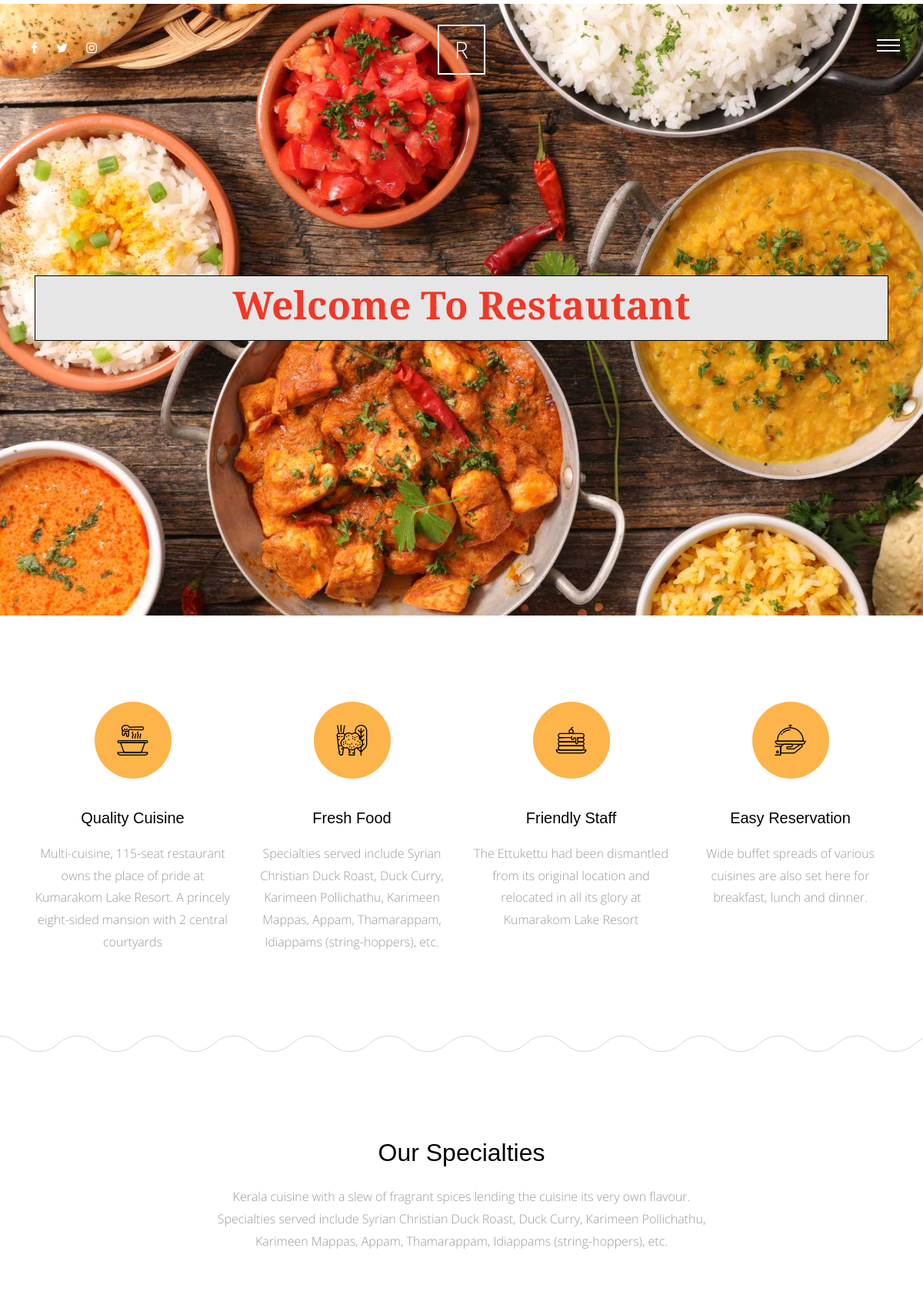
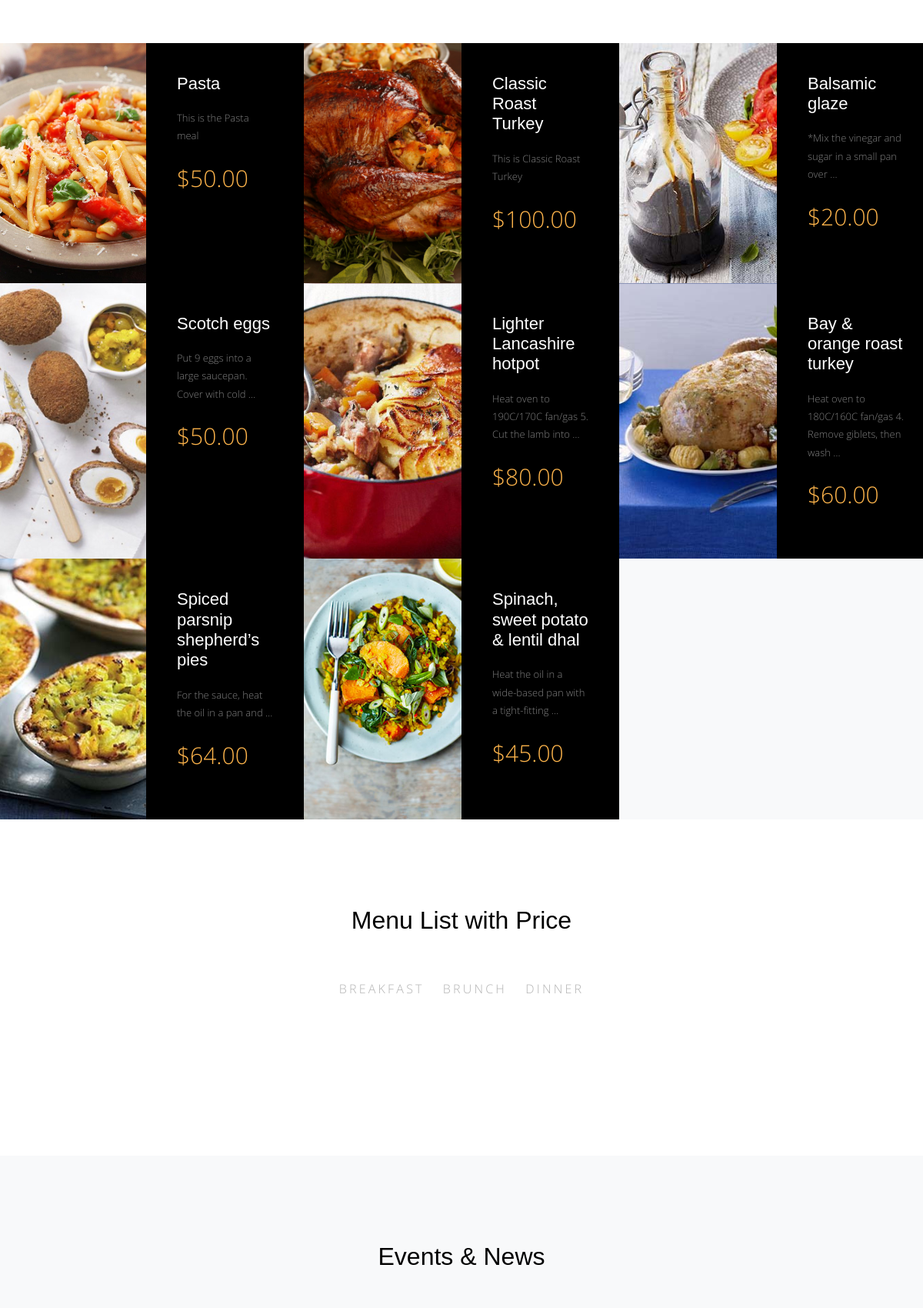
The page / (upper part) on the database its author committed (2 pictures, top to bottom).
### meals/models.py (models this page shows, shortened)
class Meals(models.Model):
    name = models.CharField(max_length=200)
    desc = models.TextField(max_length=500)
    category = models.ForeignKey('Category', on_delete=models.SET_NULL, null=True)
    people = models.IntegerField()
    price = models.DecimalField(max_digits=5,decimal_places=2)
    preperation_time = models.IntegerField()
    image = models.ImageField(upload_to='meals/')
    slug = models.SlugField(blank=True,null=True)
    class Meta:
        verbose_name = 'meal'
        verbose_name_plural = 'meals'

class Category(models.Model):
    name = models.CharField(max_length=30)
    class Meta:
        verbose_name = 'category'
        verbose_name_plural = 'categories'
    def __str__(self):
        return self.name

### home/views.py (the view)
# urls.py: path('', views.home_page, name='home'),
def home_page(request):
    meals = Meals.objects.all()
    meal_list = Meals.objects.all()
    categories = Category.objects.all()
    post = Post.objects.all()
    why_choose_us = Why_Choose_us.objects.all()
    latest_post = Post.objects.last()
    context = {
        'meals':meals,
        'meal_list': meal_list,
        'categories': categories,
        'posts': post,
        'latest_post': latest_post,
        'why_choose_us': why_choose_us,
    }
    return render (request, 'home/index.html', context )

### home/templates/home/index.html (shortened to what this page needs)
{% extends 'base.html' %}
{% load static %}
{% block body %}
      <div class="main-wrap">
        <div class="cover_1">
          <div class="img_bg" style="background-image: url({% static 'site_static/img/slider-1.jpg' %})" data-stellar-background-ratio="0.5">
            <div class="container">
              <div class="row align-items-center">
                <div class="col-md-12" data-aos="fade-up">
                    <div class="background">
                      <div class="transbox" >
                          <h2 class="heading">Welcome To Restautant</h2>
                      </div>
                    </div>
                </div>
              </div>
            </div>
          </div>
        </div>
        <div class="section services-section">
          <div class="container">
            <div class="row">
              <div class="col-md-6 col-lg-3" data-aos="fade-up">
                <div class="media feature-icon d-block text-center">
                  <div class="icon">
                    <span class="flaticon-soup"></span>
                  </div>
                  <div class="media-body">
                    <h3>Quality Cuisine</h3>
                    <p> Multi-cuisine, 115-seat restaurant owns the place of pride at Kumarakom Lake Resort. A princely eight-sided mansion with 2 central courtyards</p>
                  </div>
                </div>
              </div>
              <div class="col-md-6 col-lg-3" data-aos="fade-up" data-aos-delay="100">
                <div class="media feature-icon d-block text-center">
                  <div class="icon">
                    <span class="flaticon-vegetables"></span>
                  </div>
                  <div class="media-body">
                    <h3>Fresh Food</h3>
                    <p> Specialties served include Syrian Christian Duck Roast, Duck Curry, Karimeen Pollichathu, Karimeen Mappas, Appam, Thamarappam, Idiappams (string-hoppers), etc.</p>
                  </div>
                </div>
              </div>
              <div class="col-md-6 col-lg-3" data-aos="fade-up" data-aos-delay="300">
                <div class="media feature-icon d-block text-center">
                  <div class="icon">
                    <span class="flaticon-pancake"></span>
                  </div>
                  <div class="media-body">
                    <h3>Friendly Staff</h3>
                    <p>The Ettukettu had been dismantled from its original location and relocated in all its glory at Kumarakom Lake Resort</p>
                  </div>
                </div>
              </div>
              <div class="col-md-6 col-lg-3" data-aos="fade-up" data-aos-delay="500">
                <div class="media feature-icon d-block text-center">
                  <div class="icon">
                    <span class="flaticon-tray"></span>
                  </div>
                  <div class="media-body">
                    <h3>Easy Reservation</h3>
                    <p>Wide buffet spreads of various cuisines are also set here for breakfast, lunch and dinner.</p>
                  </div>
                </div>
              </div>
            </div>
          </div>
        </div>
        <div class="section">
          <div class="container">
            <div class="row justify-content-center">
              <div class="col-md-7 text-center"  data-aos="fade-up">
                <h2 class="mb-4">Our Specialties</h2>
                <p class="lead"> Kerala cuisine with a slew of fragrant spices lending the cuisine its very own flavour. Specialties served include Syrian Christian Duck Roast, Duck Curry, Karimeen Pollichathu, Karimeen Mappas, Appam, Thamarappam, Idiappams (string-hoppers), etc.</p>
              </div>
            </div>
          </div>
        </div>
        <div class="section pt-0 pb-0">
          <div class="menus d-flex bg-light">
          {% for meal in meals %}
            <div class="d-flex item">
              <div class="image" style="background-image: url({{meal.image.url}});" data-aos="fade"></div>
              <div class="text">
                <h3>{{meal.name}}</h3>
                <p>{{meal.desc|truncatewords:10}}</p>
                <p class="price">${{meal.price}}</p>
              </div>
            </div>
          {% endfor %}
          </div>
        </div>
         <div class="section">
          <div class="container">
            <div class="row justify-content-center">
              <div class="col-md-8" data-aos="fade-up">
                <h2 class="mb-5 text-center">Menu List with Price</h2>
                <ul class="nav site-tab-nav" id="pills-tab" role="tablist">
                  {% for category in categories %}
                  <li class="nav-item">
                    <a class="nav-link" id="{{category}}-tab" data-toggle="pill" href="#{{category}}" role="tab" aria-controls="{{category}}" aria-selected="true">{{category}}</a>
                  </li>
                  {% endfor %}
                </ul>
              </div>
            </div>
          </div>
        </div>
        <div class="section bg-light">
          <div class="container">
            <div class="row justify-content-center mb-5" data-aos="fade-up">
              <div class="col-md-8  text-center">
                <h2 class="mb-3">Events &amp; News</h2>
              </div>
            </div>
          </div>
        </div>
      </div>
      {% endblock body %}

### templates/base.html (shortened to what this page needs)
{% load staticfiles %}
<!doctype html>
<html lang="en">
  <head>
    <link rel="stylesheet" href="{% static 'site_static/css/bootstrap.css' %}">
    <link rel="stylesheet" href="{% static 'site_static/css/animate.css' %}">
    <link rel="stylesheet" href="{% static 'site_static/css/owl.carousel.min.css' %}">
    <link rel="stylesheet" href="{% static 'site_static/css/magnific-popup.css' %}">
    <link rel="stylesheet" href="{% static 'site_static/css/aos.css' %}">
    <link rel="stylesheet" href="{% static 'site_static/css/bootstrap-datepicker.css' %}">
    <link rel="stylesheet" href="{% static 'site_static/css/jquery.timepicker.css' %}">
    <link rel="stylesheet" href="{% static 'site_static/fonts/ionicons/css/ionicons.min.css' %}">
    <link rel="stylesheet" href="{% static 'site_static/fonts/fontawesome/css/font-awesome.min.css' %}">
    <link rel="stylesheet" href="{% static 'site_static/fonts/flaticon/font/flaticon.css' %}">
    <link rel="stylesheet" href="{% static 'site_static/css/style.css' %}">
  </head>
  <body>
    <div class="site-wrap">
      <header class="site-header">
        <div class="row align-items-center">
          <div class="col-5 col-md-3">
             <ul class="list-unstyled social">
              <li><a href="#"><span class="fa fa-facebook"></span></a></li>
              <li><a href="#"><span class="fa fa-twitter"></span></a></li>
              <li><a href="#"><span class="fa fa-instagram"></span></a></li>
            </ul>
          </div>
          <div class="col-2 col-md-6 text-center">
            <a href="/" class="site-logo">R</a>
          </div>
          <div class="col-5 col-md-3 text-right menu-burger-wrap">
            <a href="#" class="site-nav-toggle js-site-nav-toggle"><i></i></a>
          </div>
        </div>
      </header>
      {% block body %}
      {% endblock body %}
    </div>
  </body>
</html>

### static/site_static/css/style.css (style rules this page uses)
html { overflow-x: hidden; }
body { background: #fff; font-family: "Open Sans", cursive; font-size: 16px; line-height: 1.8; font-weight: 300; color: #999999; }
a { -webkit-transition: .3s all ease; -o-transition: .3s all ease; transition: .3s all ease; text-decoration: none; }
h1, h2, h3, h4, h5 { color: #000; font-family: "Playfair Display", Arial, sans-serif; }
.site-header { padding: 3em 30px; position: absolute; top: 0; z-index: 100; width: 100%; }
.site-header .site-logo { line-height: 0; padding: 10px 20px; border: 2px solid #fff; color: #fff; font-size: 30px; }
.site-header .social li { display: inline-block; }
.site-header .social li a { color: #fff; padding: 0 10px; }
.media h3 { font-size: 20px; margin-bottom: 10px; }
.site-tab-nav { display: block; text-align: center; margin-bottom: 80px !important; }
.site-tab-nav li { float: none; display: inline-block; *display: inline; zoom: 1; }
.site-tab-nav li a { background: none; color: #b3b3b3; font-size: 16px; text-transform: uppercase; letter-spacing: .2em; border-bottom: 2px solid transparent; padding-left: 0; padding-right: 0; margin: 0 10px; }
.site-tab-nav, .nav-pills { text-align: center; }
.services-section { background: url("../img/curve_line.svg") repeat-x bottom left; }
.lead { font-size: 16px; }
.feature-icon .icon { text-align: center; height: 100px; width: 100px; border-radius: 50%; display: inline-block; position: relative; margin-bottom: 30px; background: #fdb44b; }
.feature-icon .icon > span { color: #000; font-size: 40px; position: absolute; top: 50%; left: 50%; -webkit-transform: translate(-50%, -50%); -ms-transform: translate(-50%, -50%); transform: translate(-50%, -50%); }
.feature-icon h3 { margin-bottom: 20px; }
.menu-burger-wrap { position: relative; }
.site-nav-toggle { width: 30px; height: 30px; cursor: pointer; text-decoration: none; position: relative; top: -15px; z-index: 21; display: block !important; float: right; right: 0; display: none; border-bottom: none !important; }
.site-nav-toggle i { position: relative; display: -moz-inline-stack; display: inline-block; zoom: 1; *display: inline; width: 30px; height: 2px; font: bold 14px/.4 Helvetica; text-transform: uppercase; text-indent: -55px; background: #fff; -webkit-transition: all .2s ease-out; -o-transition: all .2s ease-out; transition: all .2s ease-out; }
.site-nav-toggle i:before, .site-nav-toggle i:after { content: ''; width: 30px; height: 2px; background: #fff; position: absolute; left: 0; -webkit-transition: 0.2s; -o-transition: 0.2s; transition: 0.2s; }
.site-nav-toggle i:before { top: -7px; }
.site-nav-toggle i:after { bottom: -7px; }
.section { padding: 7em 0; }
.cover_1 { position: relative; }
.cover_1 .img_bg { background-repeat: no-repeat; background-size: cover !important; background-position: center center; }
div.transbox { text-align: center; background-color: #e6e6e6; border: 1px solid black; filter: alpha(opacity=40); }
div.transbox h2 { font-weight: bold; color: #f23827;; }
.cover_1 .img_bg, .cover_1 .img_bg > .container > .row { min-height: 700px; height: 100vh; }
@media (min-width: 768px) { .cover_1 .heading { font-size: 50px; line-height: 1.5; } }
.menus { display: -webkit-box; display: -ms-flexbox; display: flex; -ms-flex-wrap: wrap; flex-wrap: wrap; margin-right: -15px; margin-left: -15px; }
@media (min-width: 576px) { .menus .item { -webkit-box-flex: 0; -ms-flex: 0 0 100%; flex: 0 0 100%; max-width: 100%; } }
@media (min-width: 768px) { .menus .item { -webkit-box-flex: 0; -ms-flex: 0 0 50%; flex: 0 0 50%; max-width: 50%; } }
@media (min-width: 992px) { .menus .item { -webkit-box-flex: 0; -ms-flex: 0 0 50%; flex: 0 0 50%; max-width: 50%; } }
@media (min-width: 1200px) { .menus .item { -webkit-box-flex: 0; -ms-flex: 0 0 33.33333%; flex: 0 0 33.33333%; max-width: 33.33333%; } }
.menus .item .image, .menus .item .text { width: 50%; }
.menus .item .image { background-size: cover; background-position: center center; }
.menus .item .text { padding: 40px; background: #000; }
.menus .item .text h3 { color: #fff; font-size: 22px; margin-bottom: 20px; }
.menus .item .text p { color: #fff; font-size: 13px; opacity: .5; }
.menus .item .text .price { font-size: 30px; color: #fdb44b; opacity: 1; }

### rows shown on the page
Meals: image (picture), name "Pasta", desc "This is the Pasta meal", price "50.00"
Meals: image (picture), name "Classic Roast Turkey", desc "This is Classic Roast Turkey", price "100.00"
Meals: image (picture), name "Balsamic glaze", desc "*Mix the vinegar and sugar in a small pan over …", price "20.00"
Meals: image (picture), name "Scotch eggs", desc "Put 9 eggs into a large saucepan. Cover with cold …", price "50.00"
Meals: image (picture), name "Lighter Lancashire hotpot", desc "Heat oven to 190C/170C fan/gas 5. Cut the lamb into …", price "80.00"
Meals: image (picture), name "Bay & orange roast turkey", desc "Heat oven to 180C/160C fan/gas 4. Remove giblets, then wash …", price "60.00"
Meals: image (picture), name "Spiced parsnip shepherd’s pies", desc "For the sauce, heat the oil in a pan and …", price "64.00"
Meals: image (picture), name "Spinach, sweet potato & lentil dhal", desc "Heat the oil in a wide-based pan with a tight-fitting …", price "45.00"
Category: name "BREAKFAST"
Category: name "BRUNCH"
Category: name "DINNER"
